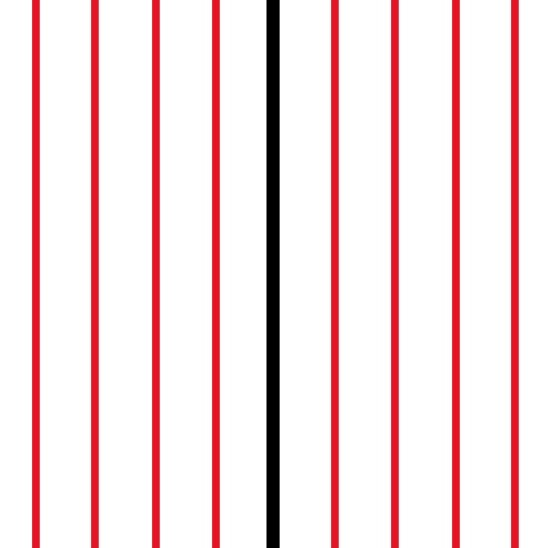
#> input picture images/image1.jpeg, 548 x 548 px
$ python demo1.py
#> lines starting #> are read from the running program, lines starting #| are printed output that depends on the picture
import cv2
import numpy as np

def find_black_coordinates(image_path):
    image = cv2.imread(image_path, cv2.IMREAD_GRAYSCALE)
    black_coordinates = []

    for y, row in enumerate(image):
        for x, pixel in enumerate(row):
            if pixel == 0:
                black_coordinates.append([x, y])
                return black_coordinates

    return None

def draw_circle_around_point(image, point_coordinates):
    radius = 10
    color = (0, 0, 255)
    center = tuple(point_coordinates)

    cv2.circle(image, center, radius, color, -1)


image1_path = "images/image1.jpeg"
image1 = cv2.imread(image1_path)
#> image1 is the input picture: shape (548, 548, 3); mean B, G, R 224.2, 222.4, 243.8
black_coordinates1 = find_black_coordinates(image1_path)
#> in find_black_coordinates, `image = cv2.imread(image_path, cv2.IMREAD_GRAYSCALE)`:
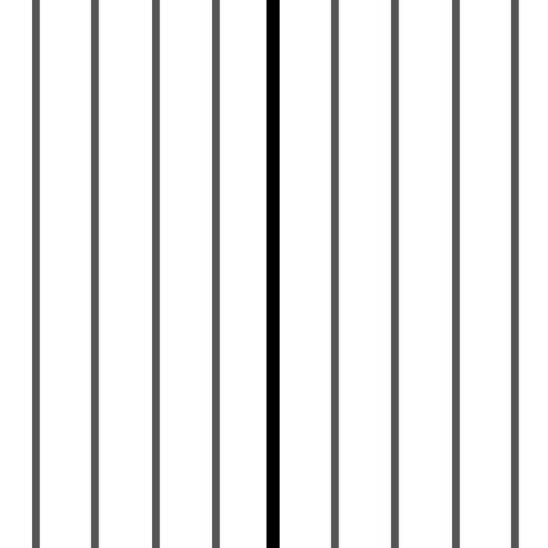
#> image: shape (548, 548); min 0, max 255, mean 229.4
#> the loop in find_black_coordinates, `for y, row in enumerate(image):` made 1 pass
#> y on pass 1: 0
#> after the loop in find_black_coordinates, `for y, row in enumerate(image):`: black_coordinates = [[267, 0]]

if black_coordinates1 is not None:
    print("İlk resimdeki ilk siyah pikselin koordinatları:")
    print(black_coordinates1)

    first_black_pixel1 = black_coordinates1[0]
    draw_circle_around_point(image1, first_black_pixel1)
else:
    print("İlk resimde siyah piksel bulunamadı.")


image2_path = "images/image2.jpeg"
image2 = cv2.imread(image2_path)
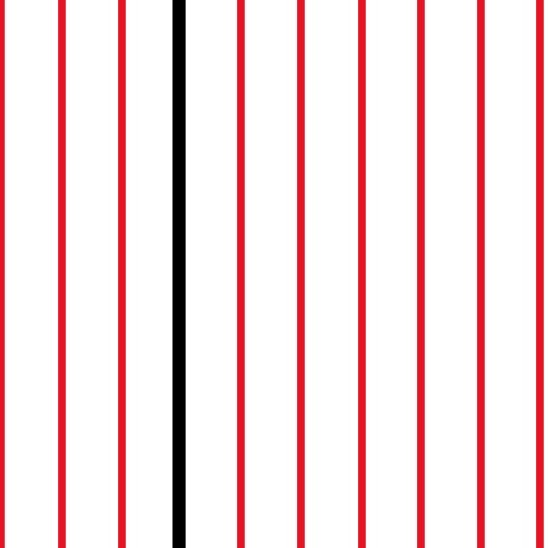
#> input picture images/image2.jpeg, 548 x 548 px
#> image2 is the input picture: shape (548, 548, 3); mean B, G, R 222.3, 220.4, 243.4
black_coordinates2 = find_black_coordinates(image2_path)
#> call 2 of find_black_coordinates, with image_path = 'images/image2.jpeg'
#> in find_black_coordinates (call 2), `image = cv2.imread(image_path, cv2.IMREAD_GRAYSCALE)`:
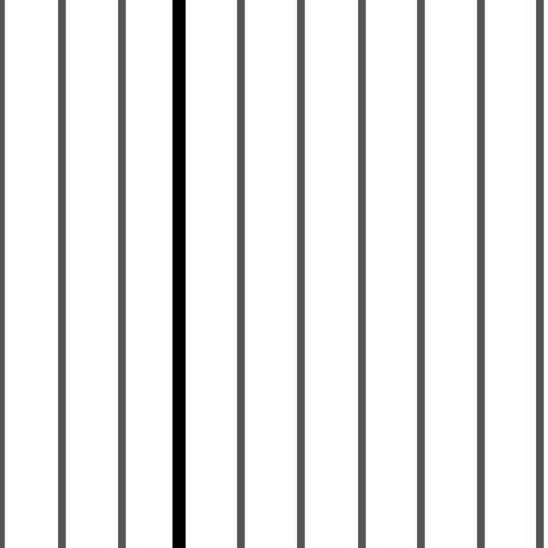
#> image: shape (548, 548); min 0, max 255, mean 227.8
#> after the loop in find_black_coordinates, `for y, row in enumerate(image):`: black_coordinates = [[175, 0]]

if black_coordinates2 is not None:
    print("İkinci resimdeki ilk siyah pikselin koordinatları:")
    print(black_coordinates2)

    first_black_pixel2 = black_coordinates2[0]
    draw_circle_around_point(image2, first_black_pixel2)
else:
    print("İkinci resimde siyah piksel bulunamadı.")

conversion_factor = 0.026

if black_coordinates1 is not None and black_coordinates2 is not None:
    first_coordinates_diff = np.subtract(black_coordinates1[0], black_coordinates2[0])
    print("İlk resimdeki koordinat - İkinci resimdeki koordinat:")
    print(first_coordinates_diff)

    first_coordinates_diff_cm = first_coordinates_diff * conversion_factor
    print("Sonuç:", first_coordinates_diff_cm,"cm")
else:
    print("Koordinatlar alınamadı.")

combined_image = np.vstack((image1, image2))
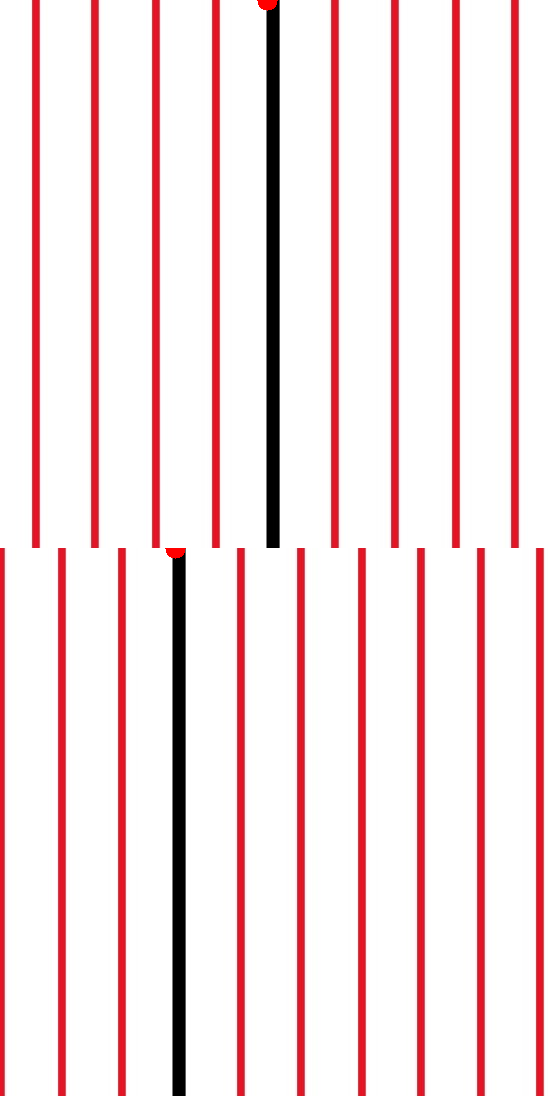
#> combined_image: shape (1096, 548, 3); mean B, G, R 223.2, 221.3, 243.7
cv2.imshow('Combined Image', combined_image)
cv2.waitKey(0)
cv2.destroyAllWindows()
